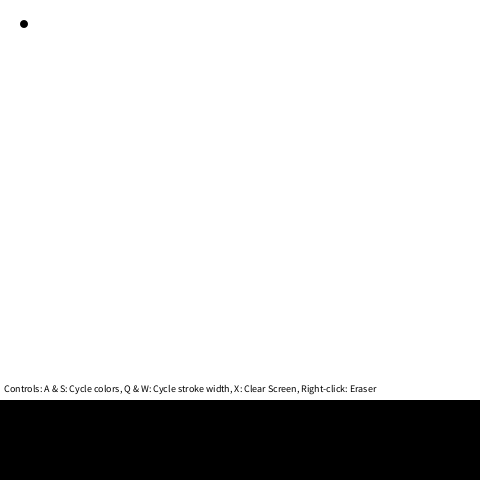
Frame 1 (no input)
Frame 60 (the mouse pressed at the canvas centre just before this capture): identical to frame 1, image omitted
Frame 120 (the mouse held since frame 60 and released just before this capture): identical to frame 1, image omitted

The Processing sketch that drew this single still picture (run headless with seeded random() and noise(); from frame 60 on, the mouse is pressed at the canvas centre):

// Processing sketch: superDraw
// ── superDraw.pde
int fillColor;
int strokeSize;

// Constants
int maxStroke;
int minStroke;

void clearScreen(){
  noStroke();
  fill(255);
  rect (0, 0, 480, 480);
  fill(0);
  textSize(10);
  text("Controls: A & S: Cycle colors, Q & W: Cycle stroke width, X: Clear Screen, Right-click: Eraser", 4, 392);
}

void setup() {
  size (480, 480);
  println("Type A or S to cycle through colors.");
  println("Type Q or W to cycle through stroke sizes.");
  println("Type X to clear the screen.");
  clearScreen();
  fillColor = 0;
  strokeSize = 8;
}

void draw() {
  
  // Drawing code
  if (mousePressed) {
    if (mouseButton == LEFT) {
    stroke(fillColor);
    strokeWeight(strokeSize);
    line(mouseX, mouseY, pmouseX, pmouseY);
    }
    else {
    stroke(255);
    strokeWeight(strokeSize);
    line(mouseX, mouseY, pmouseX, pmouseY);  
    }
  }
  
  // Selected color box and stroke size visualizations
  noStroke();
  fill(fillColor);
  rect(0, 400, 480, 80);
  
  
  fill(255);
  ellipse (24, 24, 28, 28);
  fill(fillColor);
  ellipse(24, 24, strokeSize, strokeSize);
}

void keyPressed() {
  // Clear screen
  if ((key == 'X') || (key == 'x')) {
    clearScreen();
   }
   
   // Cycle backwards a color
   else if ((key == 'A') || (key == 'a')) {
     if (fillColor > 249) {
       fillColor = 0;
     }
     else {
      fillColor = fillColor + 25;
     }
   }
   
   // Cycle forwards a color
   else if ((key == 'S') || (key == 's')) {
     if (fillColor <= 0) {
       fillColor = 250;
     }
     else {
      fillColor = fillColor - 25;
     }
   }
   
   // Cycle backwards a stroke size
   else if ((key == 'Q') || (key == 'q')) {
     if (strokeSize < 4) {
       strokeSize = 24;
     }
     else {
      strokeSize = strokeSize - 4;
     }
   }
   
   // Cycle forwards a stroke size
   else if ((key == 'W') || (key == 'w')) {
     if (strokeSize >= 24) {
       strokeSize = 2;
     }
     else {
      strokeSize = strokeSize + 4;
     }
   }
}
